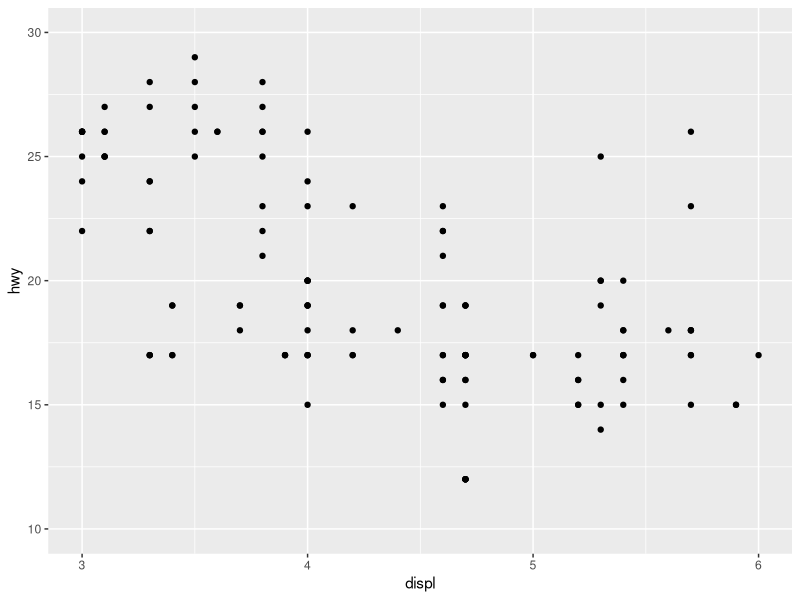
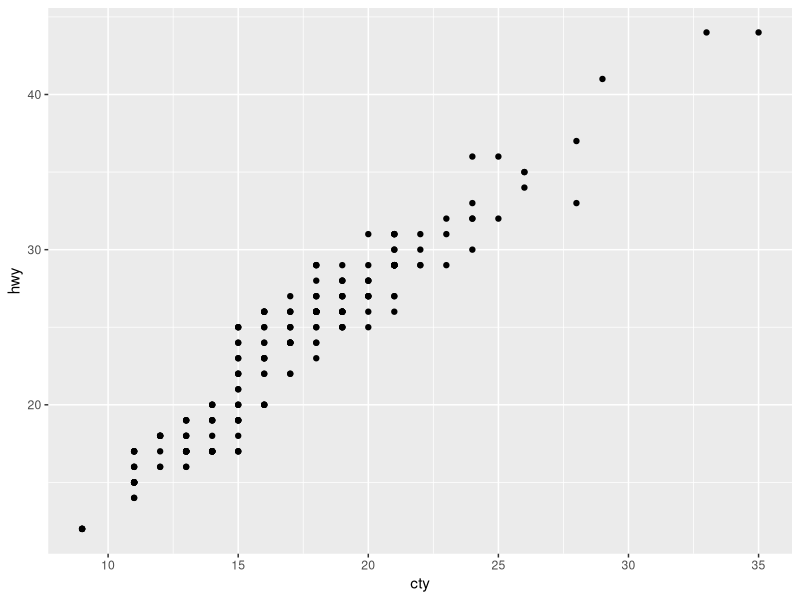
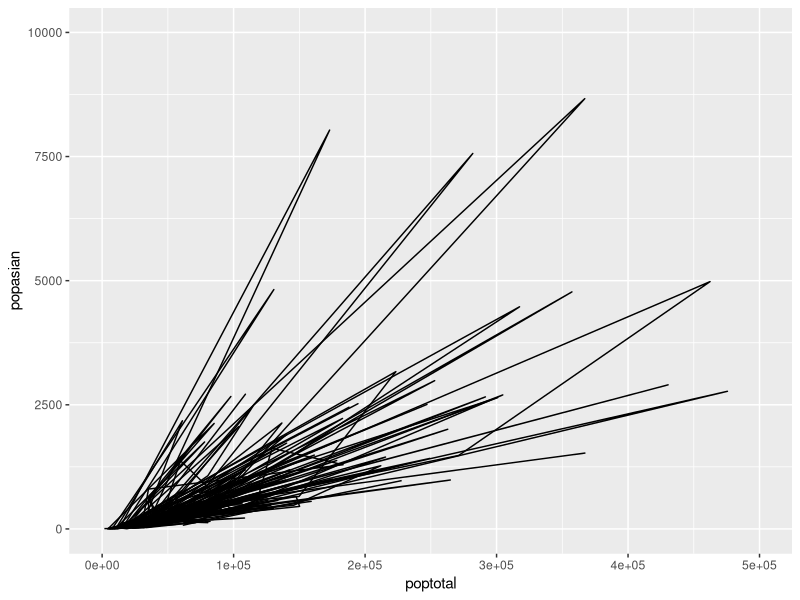

Write R code to recreate these figures, in order.
# 08-2 산점도
library(ggplot2)

ggplot(data=mpg, aes(x=displ, y=hwy)) + 
  geom_point() + 
  xlim(3,6) + ylim(10, 30)

# 혼자서 해보기
# Q1
ggplot(data=mpg, aes(x=cty, y=hwy)) +
  geom_point()

# Q2
ggplot(data=midwest, aes(x=poptotal, y=popasian)) +
  geom_path() +
  xlim(0,500000) + ylim(0,10000)